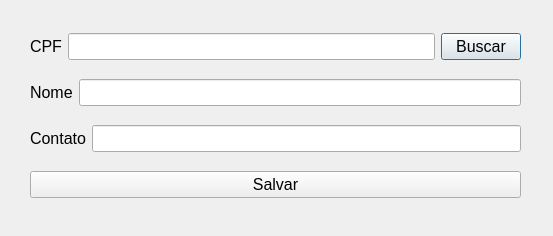
<?xml version="1.0" encoding="UTF-8"?>
<ui version="4.0">
 <class>modPaciente</class>
 <widget class="QDialog" name="modPaciente">
  <property name="geometry">
   <rect>
    <x>0</x>
    <y>0</y>
    <width>553</width>
    <height>236</height>
   </rect>
  </property>
  <property name="windowTitle">
   <string>Dialog</string>
  </property>
  <widget class="QWidget" name="layoutWidget">
   <property name="geometry">
    <rect>
     <x>30</x>
     <y>20</y>
     <width>491</width>
     <height>191</height>
    </rect>
   </property>
   <property name="font">
    <font>
     <pointsize>12</pointsize>
    </font>
   </property>
   <layout class="QVBoxLayout" name="verticalLayout">
    <item>
     <layout class="QHBoxLayout" name="horizontalLayout">
      <item>
       <widget class="QLabel" name="label">
        <property name="font">
         <font>
          <pointsize>12</pointsize>
         </font>
        </property>
        <property name="text">
         <string>CPF</string>
        </property>
       </widget>
      </item>
      <item>
       <widget class="QLineEdit" name="leCPF">
        <property name="font">
         <font>
          <pointsize>12</pointsize>
         </font>
        </property>
        <property name="maxLength">
         <number>11</number>
        </property>
       </widget>
      </item>
      <item>
       <widget class="QPushButton" name="btBuscar">
        <property name="font">
         <font>
          <pointsize>12</pointsize>
         </font>
        </property>
        <property name="text">
         <string>Buscar</string>
        </property>
       </widget>
      </item>
     </layout>
    </item>
    <item>
     <layout class="QHBoxLayout" name="horizontalLayout_2">
      <item>
       <widget class="QLabel" name="label_2">
        <property name="font">
         <font>
          <pointsize>12</pointsize>
         </font>
        </property>
        <property name="text">
         <string>Nome</string>
        </property>
       </widget>
      </item>
      <item>
       <widget class="QLineEdit" name="leNome">
        <property name="font">
         <font>
          <pointsize>12</pointsize>
         </font>
        </property>
       </widget>
      </item>
     </layout>
    </item>
    <item>
     <layout class="QHBoxLayout" name="horizontalLayout_3">
      <item>
       <widget class="QLabel" name="label_3">
        <property name="font">
         <font>
          <pointsize>12</pointsize>
         </font>
        </property>
        <property name="text">
         <string>Contato</string>
        </property>
       </widget>
      </item>
      <item>
       <widget class="QLineEdit" name="leContato">
        <property name="font">
         <font>
          <pointsize>12</pointsize>
         </font>
        </property>
       </widget>
      </item>
     </layout>
    </item>
    <item>
     <widget class="QPushButton" name="btSalvar">
      <property name="font">
       <font>
        <pointsize>12</pointsize>
       </font>
      </property>
      <property name="text">
       <string>Salvar</string>
      </property>
     </widget>
    </item>
   </layout>
  </widget>
 </widget>
 <resources/>
 <connections/>
</ui>
